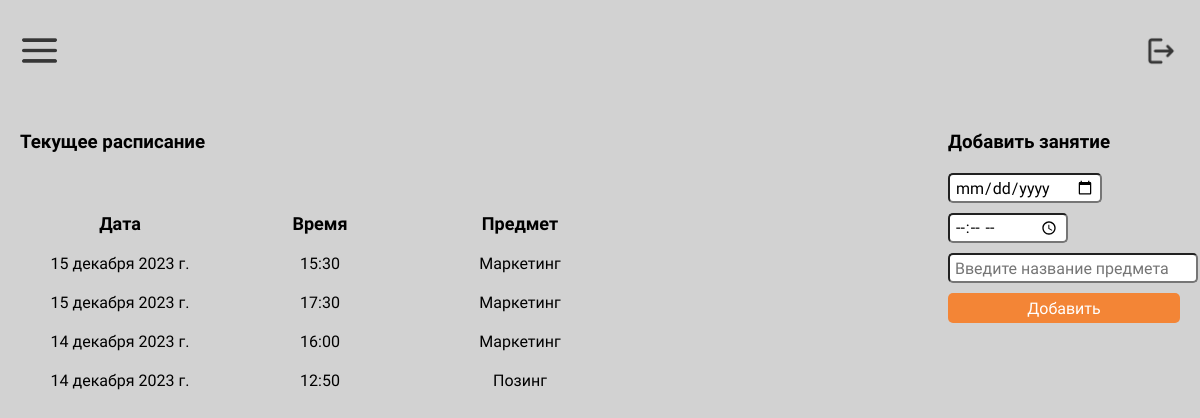
Page /users/schedule/ (signed in) on the earlier database version.
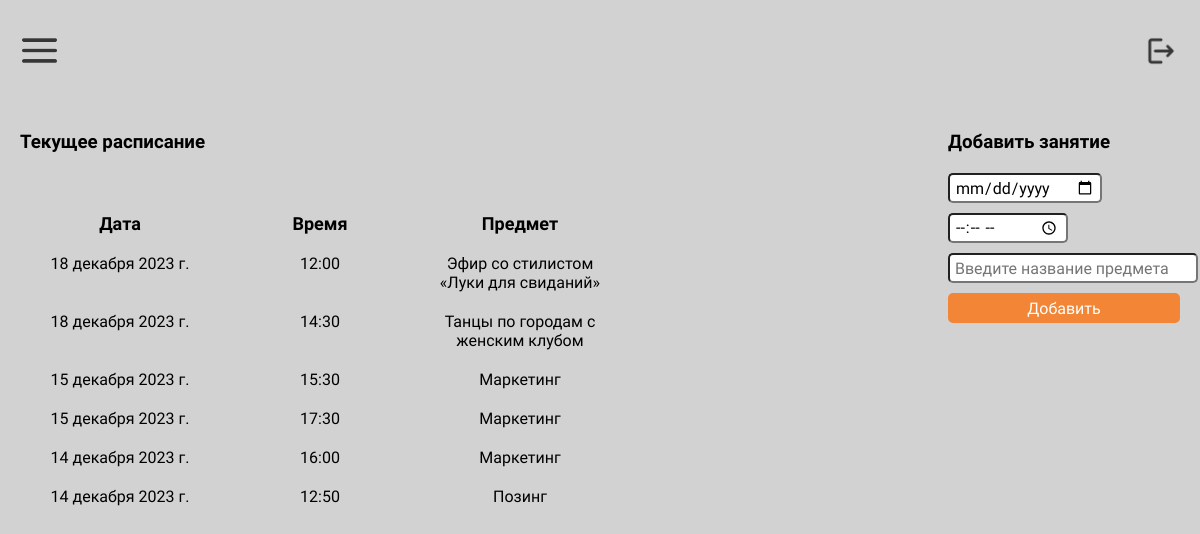
Same page on the later database version.
### users/models.py (models this page shows, shortened)
class Schedule(models.Model):
	subject = models.CharField(max_length=100)
	date = models.DateField()
	time = models.TimeField()
	class Meta:
		verbose_name_plural = 'Расписание'

### users/views.py (the view)
# urls.py: path('schedule/', views.manage_schedule, name='manage_schedule'),
def manage_schedule(request):
	schedule = Schedule.objects.order_by('-date')
	return render(request, 'users/manage_schedule.html', {'schedule': schedule})

### templates/users/manage_schedule.html (shortened to what this page needs)
{% extends 'base.html' %}
{% block content %}
  <div class="schedule__container">
    {% if user.is_superuser %}
    <div class="add__schedule">
        <h3 id="add">Добавить занятие</h3>
        <form method="post" action="{% url 'add_schedule' %}" class="schedule__form">
          <input type="date" placeholder="Введите дату" name="date" class="date__input"/>
          <input type="time" placeholder="Введите время" name="time" class="date__time"/>
          <input placeholder="Введите название предмета" name="subject" class="date__subject"/>
          <button type="submit" class="btn--subject">Добавить</button>
      </form>
    </div>
    {% endif %}
    <div class="current__schedule">
        <h3>Текущее расписание</h3>
        <div class="schedule__table">
            <div class="schedule__table--title">
                <div class="schedule--name">Дата</div>
                <div class="schedule--name">Время</div>
                <div class="schedule--name">Предмет</div>
            </div>
            {% for el in schedule %}
            <div class="lecture__table--wrapper">
                    <div class="schedule--name">{{el.date}}</div>
                    <div class="schedule--name">{{el.time}}</div>
                    <div class="schedule--name">{{el.subject}}</div>
            </div>
            {% endfor %}
        </div>
    </div>
  </div>
{% endblock %}

Differences in the rows shown:
added Schedule: date "18 декабря 2023 г.", time "12:00", subject "Эфир со стилистом «Луки для свиданий»"
added Schedule: date "18 декабря 2023 г.", time "14:30", subject "Танцы по городам с женским клубом"
